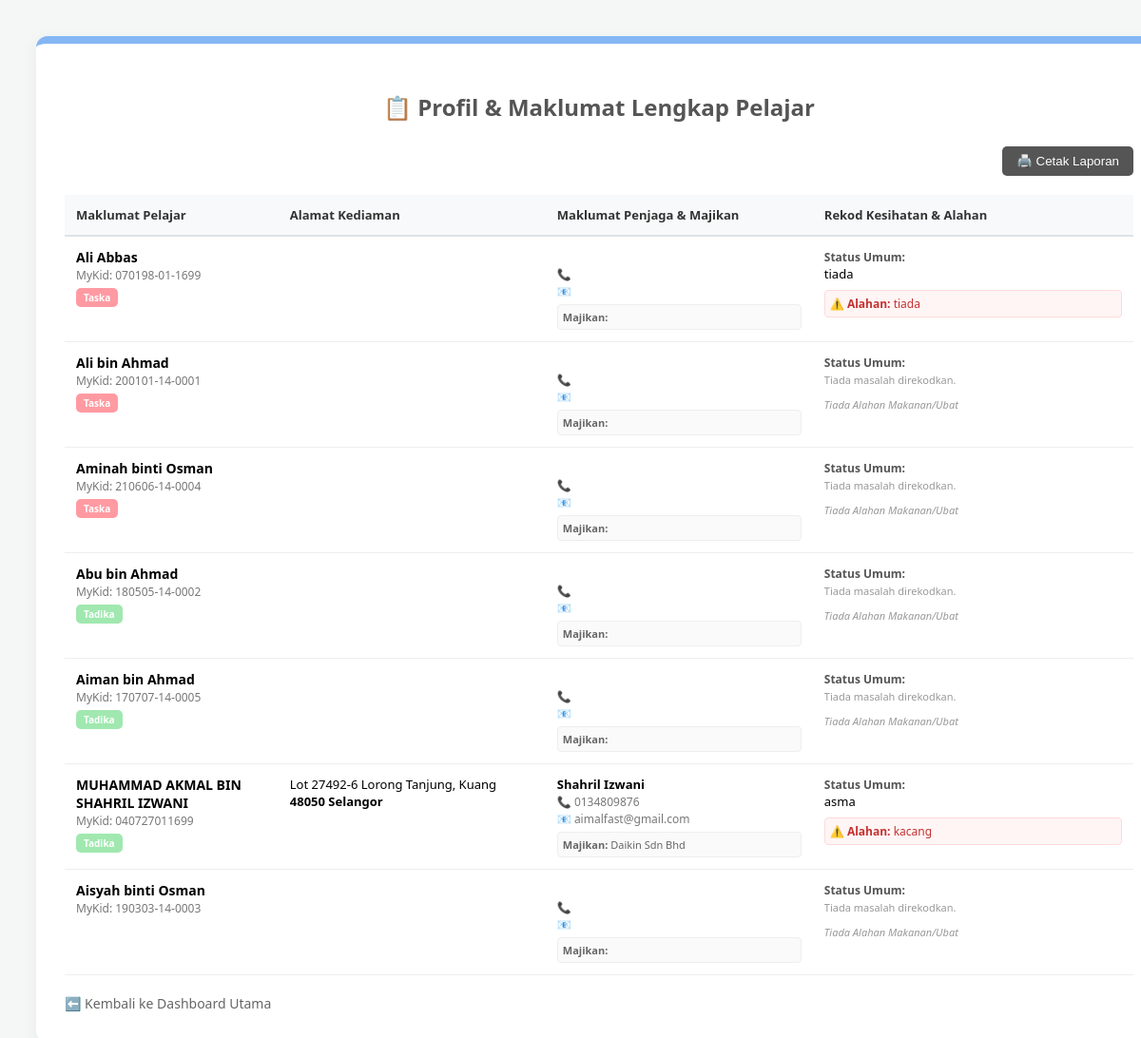
The app's page /maklumat_pelajar_lengkap.php (signed in) with its own data.
### tables this page shows
CREATE TABLE `students` (
  `id` int(11) NOT NULL,
  `parent_id` int(11) NOT NULL,
  `full_name` varchar(100) NOT NULL,
  `mykid_number` varchar(20) NOT NULL,
  `module` enum('Taska','Tadika','KAFA Care') NOT NULL,
  `health_record` text DEFAULT NULL,
  `allergies` text DEFAULT NULL,
  `status` enum('Pending','Active','Graduated','Withdrawn') DEFAULT 'Pending',
  `created_at` timestamp NOT NULL DEFAULT current_timestamp(),
  `parent_name` varchar(100) NOT NULL,
  `parent_ic` varchar(15) NOT NULL,
  `parent_phone` varchar(15) NOT NULL,
  `parent_email` varchar(100) NOT NULL,
  `employer_name` varchar(100) NOT NULL,
  `employer_address` text NOT NULL,
  `address` text NOT NULL,
  `postcode` varchar(10) NOT NULL,
  `state` varchar(50) NOT NULL
);

### maklumat_pelajar_lengkap.php (the view, shortened to what this page needs)
<?php
require 'db.php';
$sql = "SELECT * FROM students ORDER BY module, full_name ASC";
$result = $conn->query($sql);
?>
<!DOCTYPE html>
<html lang="ms">
<head>
</head>
<body>
    <div class="container">
        <h2>📋 Profil & Maklumat Lengkap Pelajar</h2>
        <div class="no-print" style="margin-bottom: 20px; text-align: right;">
            <button onclick="window.print()" style="padding: 8px 15px; cursor: pointer; background: #555; color: white; border: none; border-radius: 5px;">🖨️ Cetak Laporan</button>
        </div>
        <table>
            <thead>
                <tr>
                    <th style="width: 20%;">Maklumat Pelajar</th>
                    <th style="width: 25%;">Alamat Kediaman</th>
                    <th style="width: 25%;">Maklumat Penjaga & Majikan</th>
                    <th style="width: 30%;">Rekod Kesihatan & Alahan</th>
                </tr>
            </thead>
            <tbody>
                <?php if ($result->num_rows > 0): ?>
                    <?php while($row = $result->fetch_assoc()):
                        $tagClass = 'tag-' . strtolower(str_replace(' ', '', $row['module'] ?? ''));
                    ?>
                        <tr>
                            <td>
                                <strong style="font-size: 14px;"><?php echo htmlspecialchars($row['full_name'] ?? '-'); ?></strong><br>
                                <span style="color:#777; font-size:12px;">MyKid: <?php echo htmlspecialchars($row['mykid_number'] ?? '-'); ?></span><br>
                                <div style="margin-top: 5px;"><span class="tag <?php echo $tagClass; ?>"><?php echo htmlspecialchars($row['module'] ?? '-'); ?></span></div>
                            </td>
                            <td>
                                <?php echo nl2br(htmlspecialchars($row['address'] ?? 'Tiada Rekod Alamat')); ?><br>
                                <strong><?php echo htmlspecialchars($row['postcode'] ?? ''); ?> <?php echo htmlspecialchars($row['state'] ?? ''); ?></strong>
                            </td>
                            <td>
                                <strong><?php echo htmlspecialchars($row['parent_name'] ?? 'Tiada Rekod'); ?></strong><br>
                                <span style="color:#777; font-size:12px;">📞 <?php echo htmlspecialchars($row['parent_phone'] ?? '-'); ?></span><br>
                                <span style="color:#777; font-size:12px;">📧 <?php echo htmlspecialchars($row['parent_email'] ?? '-'); ?></span>
                                <div class="info-box">
                                    <strong>Majikan:</strong> <?php echo htmlspecialchars($row['employer_name'] ?? '-'); ?>
                                </div>
                            </td>
                            <td>
                                <strong style="font-size: 12px; color: #555;">Status Umum:</strong><br>
                                <?php echo !empty($row['health_record']) ? htmlspecialchars($row['health_record']) : '<span style="color:#999; font-size:11px;">Tiada masalah direkodkan.</span>'; ?>
                                <div style="margin-top: 8px;">
                                    <?php if(!empty($row['allergies'])): ?>
                                        <div class="health-box">⚠️ <strong>Alahan:</strong> <?php echo htmlspecialchars($row['allergies']); ?></div>
                                    <?php else: ?>
                                        <span class="no-allergy" style="font-size:11px;">Tiada Alahan Makanan/Ubat</span>
                                    <?php endif; ?>
                                </div>
                            </td>
                        </tr>
                    <?php endwhile; ?>
                <?php else: ?>
                    <tr><td colspan="4" style="text-align:center; padding:30px; color:#999;">Tiada rekod pelajar dalam sistem.</td></tr>
                <?php endif; ?>
            </tbody>
        </table>
        <a href="home.php" class="btn-back">⬅️ Kembali ke Dashboard Utama</a>
    </div>
</body>
</html>

### maklumat_pelajar_lengkap.php (style rules this page uses)
body { font-family: 'Segoe UI', sans-serif; background-color: #f4f7f6; padding: 30px; }
.container { background: white; padding: 30px; border-radius: 12px; box-shadow: 0 5px 20px rgba(0,0,0,0.05); width: 100%; border-top: 8px solid #84b6f4; }
h2 { color: #555; margin-bottom: 25px; text-align: center; }
table { width: 100%; border-collapse: collapse; font-size: 13px; }
th { background-color: #f8f9fa; padding: 12px; text-align: left; border-bottom: 2px solid #dee2e6; color: #333; }
td { padding: 12px; border-bottom: 1px solid #eee; vertical-align: top; }
.tag { padding: 3px 8px; border-radius: 5px; font-size: 10px; color: white; font-weight: bold; }
.tag-taska { background: #ff9aa2; }
.tag-tadika { background: #a0e8af; }
.health-box { background: #fff5f5; padding: 5px; border-radius: 4px; border: 1px solid #ffdada; color: #c53030; font-size: 12px; }
.no-allergy { color: #999; font-style: italic; }
.info-box { font-size: 11px; color: #666; margin-top: 5px; background: #fafafa; padding: 5px; border-radius: 4px; border: 1px solid #eee; }
.btn-back { display: inline-block; margin-top: 20px; text-decoration: none; color: #666; font-size: 14px; }

### records on screen
students: full_name "Ali Abbas", mykid_number "070198-01-1699", module "Taska", health_record "tiada", allergies "tiada"
students: full_name "Ali bin Ahmad", mykid_number "200101-14-0001", module "Taska", shows "Tiada masalah direkodkan.", shows "Tiada Alahan Makanan/Ubat"
students: full_name "Aminah binti Osman", mykid_number "210606-14-0004", module "Taska", shows "Tiada masalah direkodkan.", shows "Tiada Alahan Makanan/Ubat"
students: full_name "Abu bin Ahmad", mykid_number "180505-14-0002", module "Tadika", shows "Tiada masalah direkodkan.", shows "Tiada Alahan Makanan/Ubat"
students: full_name "Aiman bin Ahmad", mykid_number "170707-14-0005", module "Tadika", shows "Tiada masalah direkodkan.", shows "Tiada Alahan Makanan/Ubat"
students: full_name "MUHAMMAD AKMAL BIN SHAHRIL IZWANI", mykid_number "040727011699", module "Tadika", address "Lot 27492-6 Lorong Tanjung, Kuang", postcode "48050", state "Selangor", parent_name "Shahril Izwani", parent_phone "0134809876", parent_email "aimalfast@gmail.com", employer_name "Daikin Sdn Bhd", health_record "asma", allergies "kacang"
students: full_name "Aisyah binti Osman", mykid_number "190303-14-0003", shows "Tiada masalah direkodkan.", shows "Tiada Alahan Makanan/Ubat"
